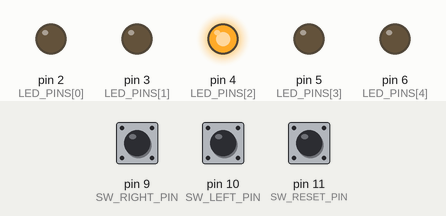
This sketch was run on a simulated Arduino Uno, built with avr-gcc and run on an emulated ATmega328P. On the bench: output pins drawn as LEDs (lit = HIGH). Dashed ring = blinking. The test bench sets the inputs (shaded band); at power-on: pin 9 (SW_RIGHT_PIN) HIGH, pin 11 (SW_RESET_PIN) HIGH, pin 10 (SW_LEFT_PIN) HIGH.

Above: at 1.2 s.
1.3 s: pin 9 (SW_RIGHT_PIN) pulled LOW for 0.15 s
At 1.7 s:
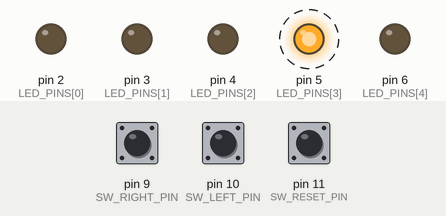
4.4 s: pin 11 (SW_RESET_PIN) pulled LOW for 0.15 s
At 5.2 s:
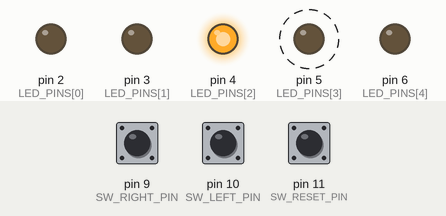
6.0 s: pin 10 (SW_LEFT_PIN) pulled LOW for 0.15 s
At 6.5 s:
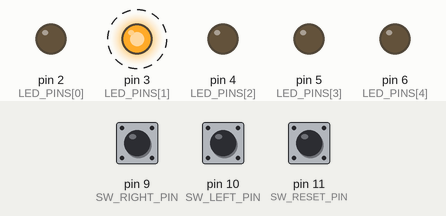
9.1 s: pin 11 (SW_RESET_PIN) pulled LOW for 1 s
At 9.1 s:
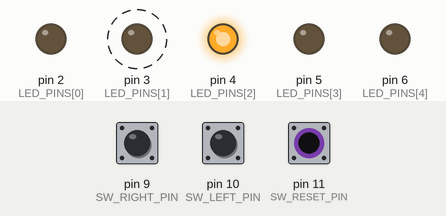
11.6 s: pin 9 (SW_RIGHT_PIN) pulled LOW for 1 s
At 13.3 s:
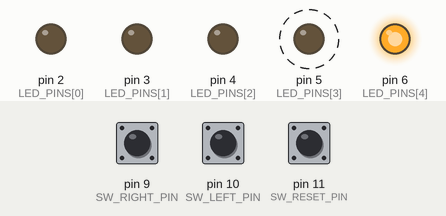
Timing chart, 0 to 16.6 s (numbered marks = the images above; inputs shaded):
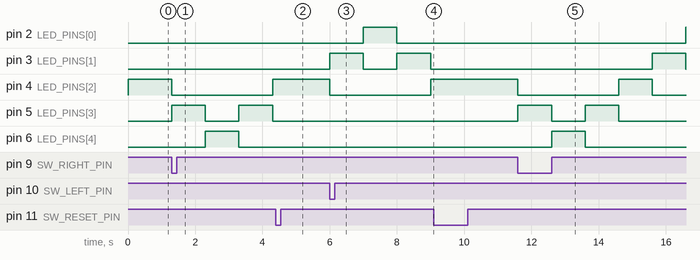

Measured:
- after the input at 1.3 s, pin 4 (LED_PINS[2]): HIGH → LOW at once, → HIGH 3.0 s later; pin 5 (LED_PINS[3]): alternates HIGH for 1.0 s and LOW for 1.0 s, starting at once; pin 6 (LED_PINS[4]): LOW → HIGH after 1.0 s, → LOW 1.0 s later
- after the input at 4.4 s, pin 3 (LED_PINS[1]): stays LOW (without the input it goes to HIGH after 0.90 s); pin 4 (LED_PINS[2]): stays HIGH (without the input it goes to LOW after 0.90 s)
- after the input at 6.0 s, pin 2 (LED_PINS[0]): LOW → HIGH after 1.0 s, → LOW 1.0 s later; pin 3 (LED_PINS[1]): alternates HIGH for 1.0 s and LOW for 1.0 s, starting at once; pin 4 (LED_PINS[2]): HIGH → LOW at once, → HIGH 3.0 s later
- after the input at 9.1 s, pin 4 (LED_PINS[2]): stays HIGH (without the input it goes to LOW after 0.90 s); pin 5 (LED_PINS[3]): stays LOW (without the input it goes to HIGH after 0.90 s); pin 6 (LED_PINS[4]): stays LOW (without the input it goes to HIGH after 1.9 s)
- after the input at 11.6 s, pin 2 (LED_PINS[0]): LOW → HIGH after 5.0 s; pin 3 (LED_PINS[1]): LOW → HIGH after 4.0 s, → LOW 1.0 s later

The sketch:

CS-4540-lab5-4.ino
```cpp
// the pins that will be connected to the leds
const int LED_PINS[] = {2, 3, 4, 5, 6};
const int NUM_LEDS = 5; // number of leds
const int SW_RIGHT_PIN = 9; // switch for right accerlation
const int SW_LEFT_PIN = 10;  // for left accleration
const int SW_RESET_PIN = 11;// resets the led to the center

// Speed settings for how fast the light is moving
const long SPEED_MAX = 80; // maximum speed
const long SPEED_MIN = 1000; // our slowest speed
const long SPEED_STEP = 80;  // the difference in how much the switches will change the speed
const long SPEED_STOPPED = 0;  // for no movement

// sequencer state
int  currentLED = 2;  // start at the center led which is pin 4
int  direction = 0; // 0 = stopped, 1 = right, -1 = left
long stepDelay = 0; // current delay between steps
unsigned long lastStepTime = 0;

// switch debounce
const long DEBOUNCE_DELAY = 50;
bool lastSwRightState = HIGH;
bool lastSwLeftState  = HIGH;
bool lastSwResetState = HIGH;
unsigned long swRightDebounce = 0;
unsigned long swLeftDebounce  = 0;
unsigned long swResetDebounce = 0;

void setup() {
  for (int i = 0; i < NUM_LEDS; i++) {
    pinMode(LED_PINS[i], OUTPUT);
  }
  pinMode(SW_RIGHT_PIN, INPUT_PULLUP);
  pinMode(SW_LEFT_PIN,  INPUT_PULLUP);
  pinMode(SW_RESET_PIN, INPUT_PULLUP);

  lightLED(currentLED);
}

// turn off all leds then light only the given index
void lightLED(int index) {
  for (int i = 0; i < NUM_LEDS; i++) {
    digitalWrite(LED_PINS[i], LOW);
  }
  digitalWrite(LED_PINS[index], HIGH);
}

void loop() {
  unsigned long now = millis();

  bool swRightState = digitalRead(SW_RIGHT_PIN);
  bool swLeftState  = digitalRead(SW_LEFT_PIN);
  bool swResetState = digitalRead(SW_RESET_PIN);

  // for the switch to the right
  // check if this is a proper press
  if (lastSwRightState == HIGH && swRightState == LOW &&
      (now - swRightDebounce > DEBOUNCE_DELAY)) {
    swRightDebounce = now;

    direction = 1;

    if (stepDelay == 0) {
      stepDelay = SPEED_MIN;      // Kick off from stopped
    } else {
      stepDelay = max(SPEED_MAX, stepDelay - SPEED_STEP); // Speed up, cap at max
    }
  }
  lastSwRightState = swRightState;

  // for the switch to the left
  if (lastSwLeftState == HIGH && swLeftState == LOW &&
      (now - swLeftDebounce > DEBOUNCE_DELAY)) {
    swLeftDebounce = now;

    direction = -1;

    if (stepDelay == 0) {
      stepDelay = SPEED_MIN;   // kick off from stopped
    } else {
      stepDelay = max(SPEED_MAX, stepDelay - SPEED_STEP); // speed up, cap at max
    }
  }
  lastSwLeftState = swLeftState;

  // for the switch reset go back to center and stop moving
  if (lastSwResetState == HIGH && swResetState == LOW &&
      (now - swResetDebounce > DEBOUNCE_DELAY)) {
    swResetDebounce = now;

    currentLED = 2;   // center LED
    direction  = 0;
    stepDelay  = 0;
    lightLED(currentLED);
  }
  lastSwResetState = swResetState;

  // advance the sequencer
  if (direction != 0 && stepDelay > 0 && (now - lastStepTime >= stepDelay)) {
    lastStepTime = now;

    int nextLED = currentLED + direction;

    // reverse the driection when hitting an edge
    if (nextLED < 0) {
      direction = 1;
      nextLED   = 1;
    } else if (nextLED >= NUM_LEDS) {
      direction = -1;
      nextLED   = NUM_LEDS - 2;
    }

    currentLED = nextLED;
    lightLED(currentLED);
  }
}
```
